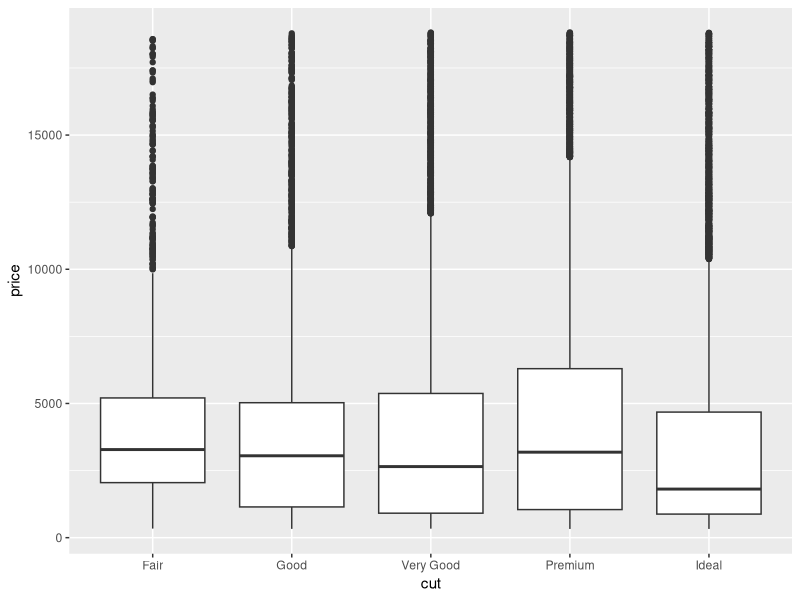
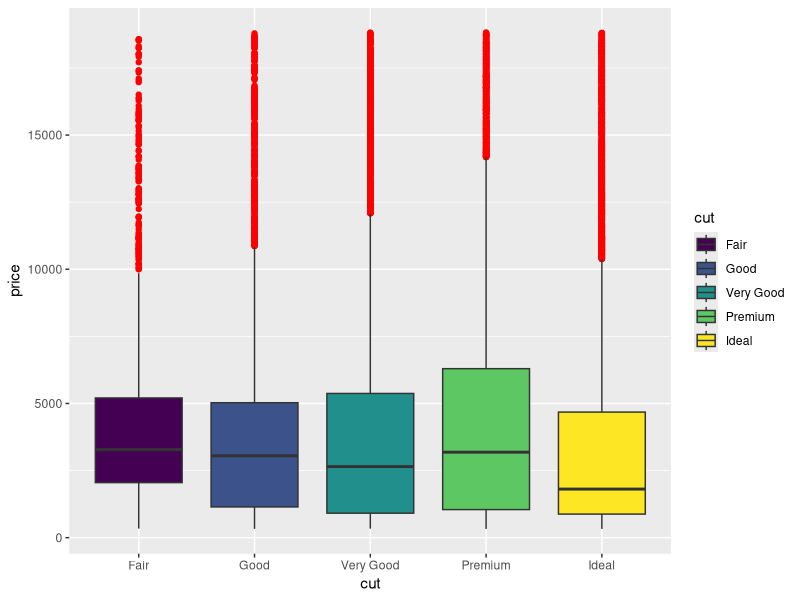
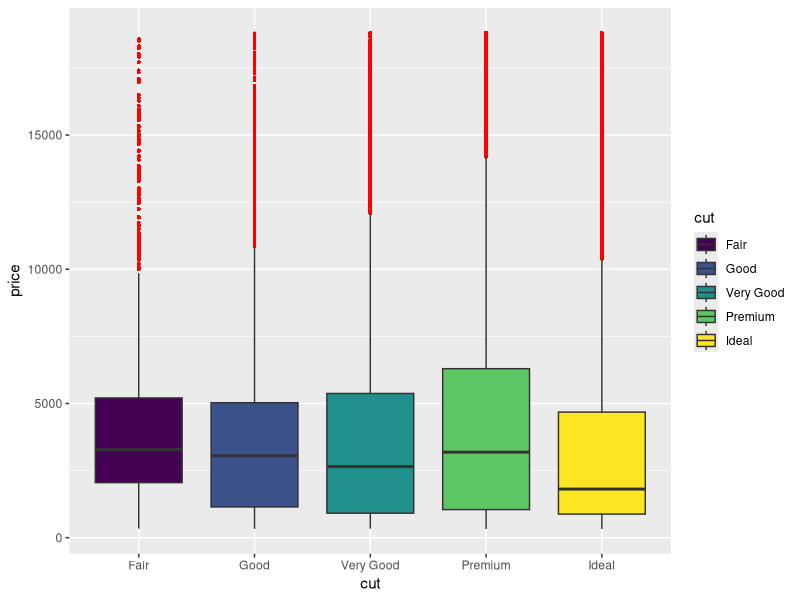
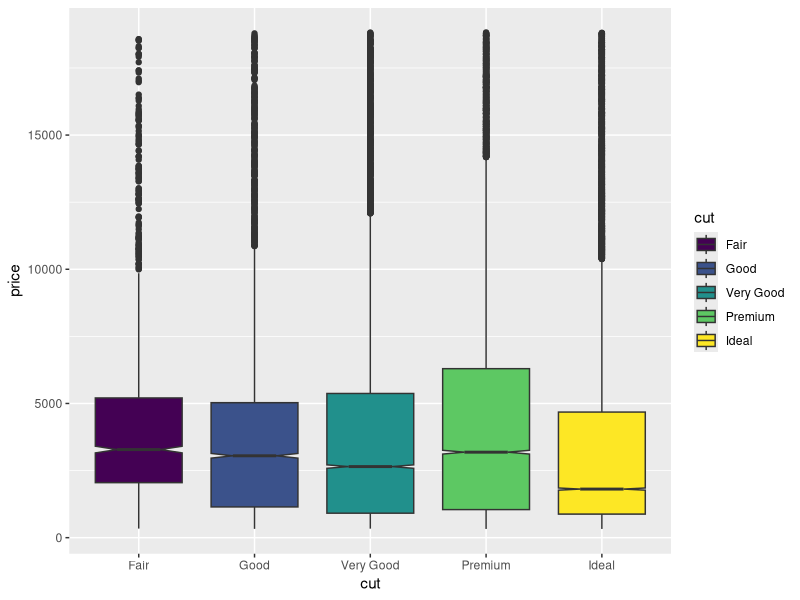
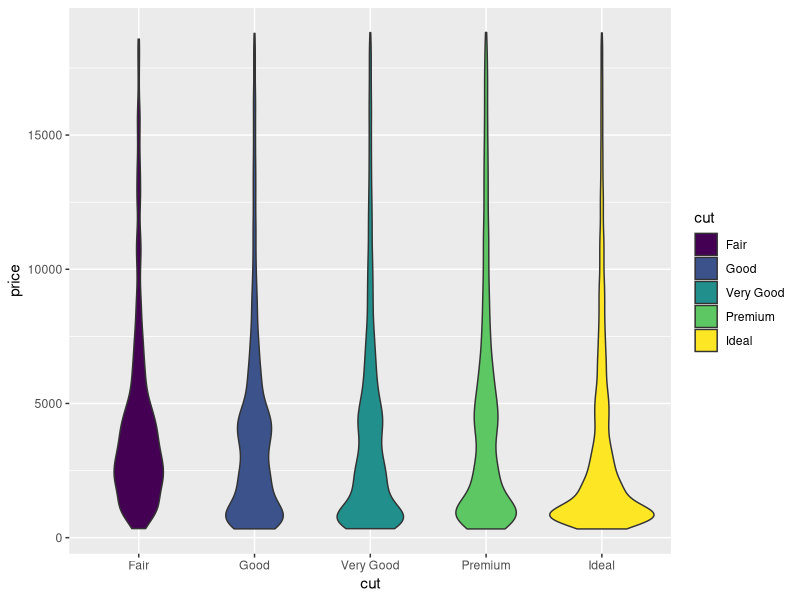
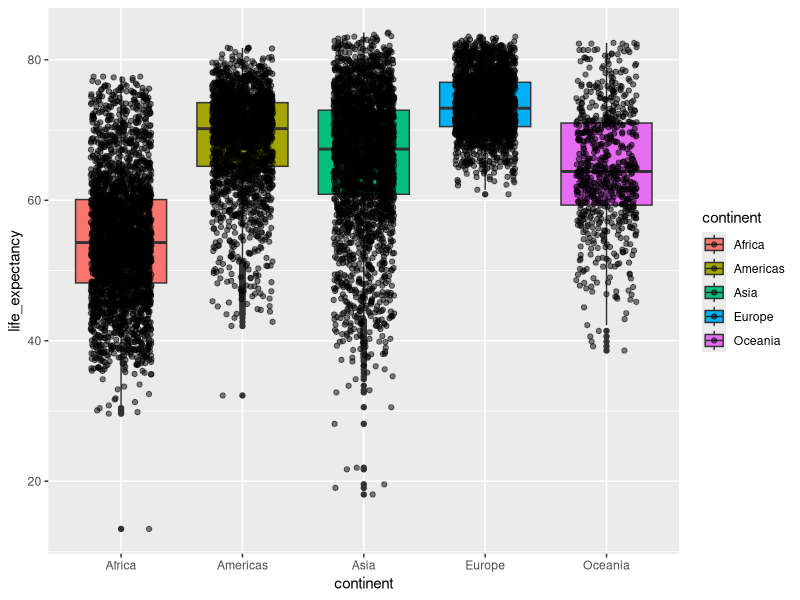

Reproduce these figures in R, in order.
rm(list = ls())

library("ggplot2")

# Ejemplo 11 
data("diamonds")
ggplot(diamonds, aes(x=cut, y=price)) +
  geom_boxplot()

# Ejemplo 12
ggplot(diamonds, aes(x=cut, y=price, 
                     fill=cut)) + geom_boxplot(
                       outlier.colour = "red")

# Ejemplo 13 
ggplot(diamonds, aes(x=cut, y=price, fill=cut)) + 
  geom_boxplot(outlier.colour = "red", 
               outlier.size = 1, outlier.shape = 16)


# Ejemplo 14
ggplot(diamonds, aes(x=cut, y=price, 
                     fill=cut)) + geom_boxplot(notch=TRUE)

# Ejemplo 15
ggplot(diamonds, aes(x=cut, y=price, fill=cut)) + 
  geom_violin()

# Otros Ejemplos.

library("dslabs")
ggplot(gapminder,aes(x=continent, y=life_expectancy, fill=continent)) + 
  geom_boxplot() +
  geom_jitter(width=0.25, alpha=0.5)
